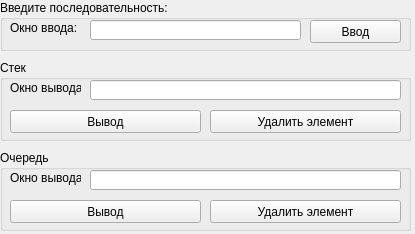
<?xml version="1.0" encoding="UTF-8"?>
<ui version="4.0">
 <class>Widget</class>
 <widget class="QWidget" name="Widget">
  <property name="geometry">
   <rect>
    <x>0</x>
    <y>0</y>
    <width>415</width>
    <height>234</height>
   </rect>
  </property>
  <property name="windowTitle">
   <string>Widget</string>
  </property>
  <widget class="QGroupBox" name="groupBox_3">
   <property name="geometry">
    <rect>
     <x>0</x>
     <y>150</y>
     <width>411</width>
     <height>81</height>
    </rect>
   </property>
   <property name="title">
    <string>Очередь</string>
   </property>
   <widget class="QLineEdit" name="lineEdit3">
    <property name="geometry">
     <rect>
      <x>90</x>
      <y>20</y>
      <width>311</width>
      <height>20</height>
     </rect>
    </property>
   </widget>
   <widget class="QPushButton" name="pushButton4">
    <property name="geometry">
     <rect>
      <x>10</x>
      <y>50</y>
      <width>191</width>
      <height>23</height>
     </rect>
    </property>
    <property name="text">
     <string>Вывод</string>
    </property>
   </widget>
   <widget class="QLabel" name="label3">
    <property name="geometry">
     <rect>
      <x>10</x>
      <y>20</y>
      <width>71</width>
      <height>16</height>
     </rect>
    </property>
    <property name="text">
     <string>Окно вывода:</string>
    </property>
   </widget>
   <widget class="QPushButton" name="pushButton5">
    <property name="geometry">
     <rect>
      <x>210</x>
      <y>50</y>
      <width>191</width>
      <height>23</height>
     </rect>
    </property>
    <property name="text">
     <string>Удалить элемент</string>
    </property>
   </widget>
  </widget>
  <widget class="QGroupBox" name="groupBox_2">
   <property name="geometry">
    <rect>
     <x>0</x>
     <y>60</y>
     <width>411</width>
     <height>81</height>
    </rect>
   </property>
   <property name="title">
    <string>Стек</string>
   </property>
   <widget class="QLineEdit" name="lineEdit2">
    <property name="geometry">
     <rect>
      <x>90</x>
      <y>20</y>
      <width>311</width>
      <height>20</height>
     </rect>
    </property>
   </widget>
   <widget class="QPushButton" name="pushButton2">
    <property name="geometry">
     <rect>
      <x>10</x>
      <y>50</y>
      <width>191</width>
      <height>23</height>
     </rect>
    </property>
    <property name="text">
     <string>Вывод</string>
    </property>
   </widget>
   <widget class="QLabel" name="label2">
    <property name="geometry">
     <rect>
      <x>10</x>
      <y>20</y>
      <width>71</width>
      <height>16</height>
     </rect>
    </property>
    <property name="text">
     <string>Окно вывода:</string>
    </property>
   </widget>
   <widget class="QPushButton" name="pushButton3">
    <property name="geometry">
     <rect>
      <x>210</x>
      <y>50</y>
      <width>191</width>
      <height>23</height>
     </rect>
    </property>
    <property name="text">
     <string>Удалить элемент</string>
    </property>
   </widget>
  </widget>
  <widget class="QGroupBox" name="groupBox">
   <property name="geometry">
    <rect>
     <x>0</x>
     <y>0</y>
     <width>411</width>
     <height>51</height>
    </rect>
   </property>
   <property name="title">
    <string>Введите последовательность:</string>
   </property>
   <widget class="QLineEdit" name="lineEdit1">
    <property name="geometry">
     <rect>
      <x>90</x>
      <y>20</y>
      <width>211</width>
      <height>20</height>
     </rect>
    </property>
   </widget>
   <widget class="QPushButton" name="pushButton1">
    <property name="geometry">
     <rect>
      <x>310</x>
      <y>20</y>
      <width>91</width>
      <height>23</height>
     </rect>
    </property>
    <property name="text">
     <string>Ввод</string>
    </property>
   </widget>
   <widget class="QLabel" name="lab1">
    <property name="geometry">
     <rect>
      <x>10</x>
      <y>20</y>
      <width>71</width>
      <height>16</height>
     </rect>
    </property>
    <property name="text">
     <string>Окно ввода:</string>
    </property>
   </widget>
  </widget>
 </widget>
 <layoutdefault spacing="6" margin="11"/>
 <resources/>
 <connections/>
</ui>
